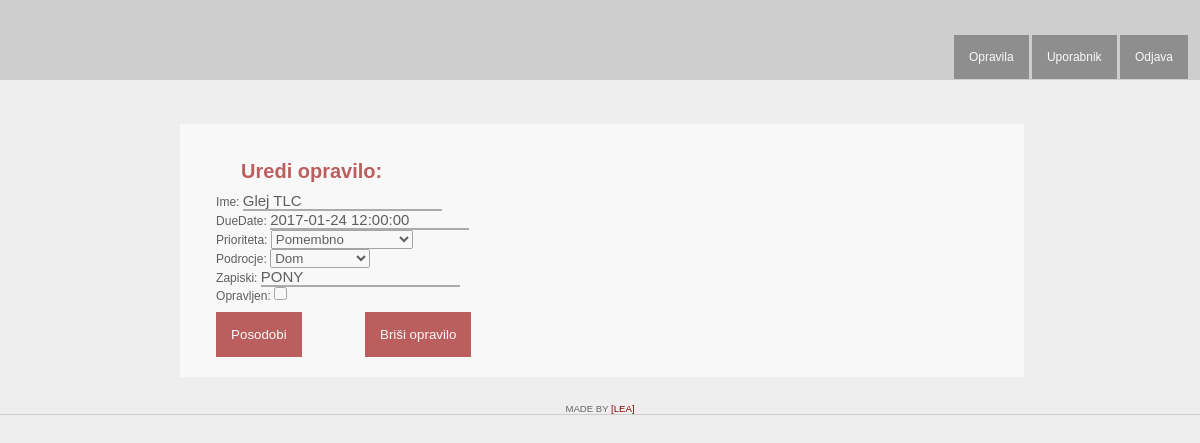
The app's page /urediOpravilo/18/, older data.
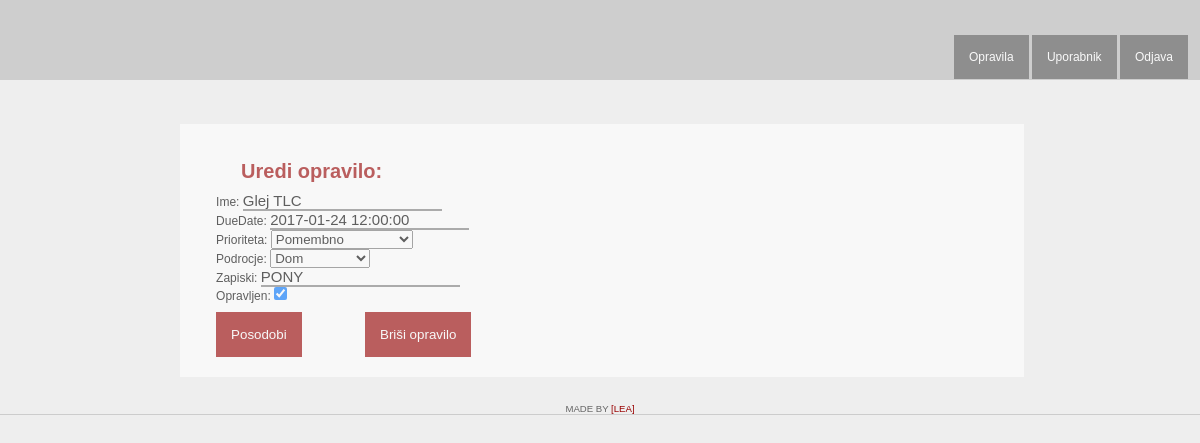
The same page, newer data.
### toDo/models.py (models this page shows, shortened)
class Opravilo(models.Model):
	uporabnik = models.ForeignKey(User, on_delete=models.CASCADE)
	ime = models.CharField(max_length=200)
	dueDate = models.DateTimeField(default=datetime.datetime.now)
	prioriteta = models.CharField(max_length=1,choices=PRIORITETA, default=1)
	podrocje = models.CharField(max_length=1, choices=PODROCJE, default=1)
	zapiski = models.CharField(max_length=400, blank = True)
	opravljen = models.BooleanField(default=False)

### toDo/views.py (the view)
# urls.py: url(r'urediOpravilo/(?P<id>[0-9]+)/', views.OpraviloUpdate, name ='uredi_opravilo'),
def OpraviloUpdate(request,id):
	instance = Opravilo.objects.get(id=id)
	form = UrediOpraviloForm(request.POST or None, instance=instance)
	if request.method == 'POST':
		if form.is_valid():
			form.save()
			return HttpResponseRedirect(reverse('preglej_opravila'))
	return render(request, 'toDo/uredi_opravilo.html', {'form': form, 'id':id})

### toDo/forms.py
class UrediOpraviloForm(forms.ModelForm):
	class Meta:
		model = Opravilo
		fields = ['ime', 'dueDate', 'prioriteta', 'podrocje', 'zapiski', 'opravljen']

### toDo/templates/toDo/uredi_opravilo.html (shortened to what this page needs)
<!DOCTYPE html>
<html lang="en">
<head>
    {% load staticfiles %}
    <link rel="stylesheet" href="{% static 'toDo/css/opravila.css' %}" type="text/css" />
</head>
<body>
	<div id="page">
        <div id="wrap">
            <div id="navBar">
                <ul>
                    <li><a href="{% url 'preglej_opravila'%}">Opravila</a></li>
                    <li><a href="{% url 'uporabnik' %}">Uporabnik</a></li>
                    <li><a href="{% url 'index' %}">Odjava</a></li>
                </ul>
            </div>
        </div>
        <div class="containerReg">
            <div id="Registracija">
				<h2>Uredi opravilo:</h2>
				<form method='POST' action="{% url 'uredi_opravilo' id%}" >{% csrf_token %}
					{{form.as_p}}
					<input type='submit' value='Posodobi'/>
					<a href="{% url 'brisi_opravilo' id%}">
						<input type="button" value="Briši opravilo" />
					</a>
				</form>
            </div>
        </div>
		<div id="footer">
			<p>
				Made by <a href="/" target="_blank">[Lea]</a>
			</p>
		</div>
	</div>
</body>
</html>

Row changes from the older to the newer data that the page shows:
changed Opravilo "Glej TLC": opravljen "☐" → "☑"
